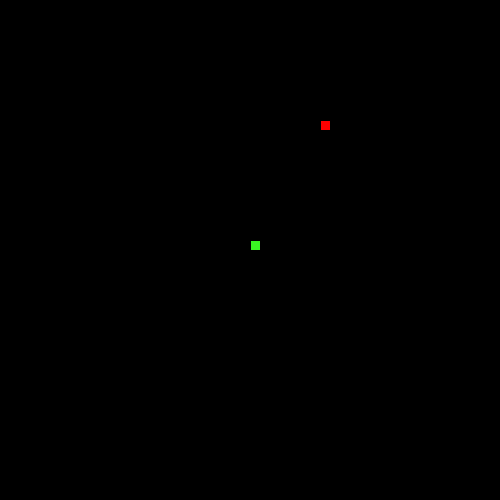
Frame 1 (no input)
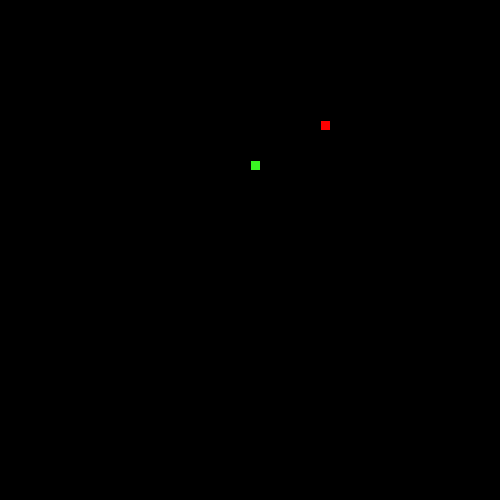
Frame 60 (the mouse pressed at the canvas centre just before this capture)
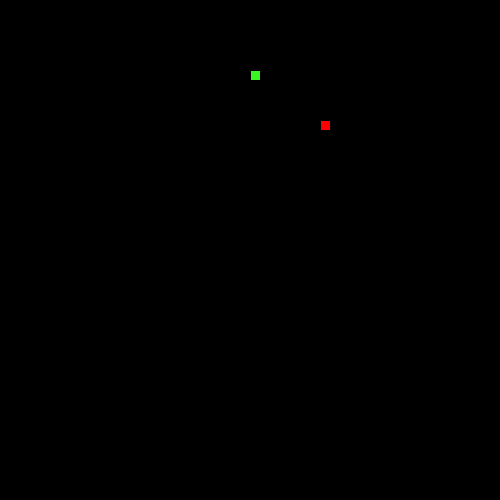
Frame 120 (the mouse held since frame 60 and released just before this capture)

The Processing sketch that drew these frames (run headless with seeded random() and noise(); from frame 60 on, the mouse is pressed at the canvas centre):

// Processing sketch: LeagueSnake
// ── LeagueSnake.pde
//*
// ***** SEGMENT CLASS *****
// This class will be used to represent each part of the moving snake.
//*

class Segment {

//Add x and y member variables. They will hold the corner location of each segment of the snake.
int x;
int y;

// Add a constructor with parameters to initialize each variable.
Segment(int x, int y){
  this.x = x;
  this.y = y;
}
}


//*
// ***** GAME VARIABLES *****
// All the game variables that will be shared by the game methods are here
//*
Segment head;
int foodX;
int foodY;
int direction = UP;
int foodEaten = 0;
ArrayList <Segment> tail = new ArrayList <Segment> ();
//* 
// ***** SETUP METHODS *****
// These methods are called at the start of the game.
//*


void setup() {
  size(500, 500);
  frameRate(20);
  dropFood();
  head = new Segment (250, 250);
}

void dropFood() {
  //Set the food in a new random location
  foodX = ((int)random(50)*10);
  foodY = ((int)random(50)*10);
}



//*
// ***** DRAW METHODS *****
// These methods are used to draw the snake and its food 
//*

void draw() {
  background(0, 0, 0);
  drawFood();
  move();
  drawSnake();
  eat();
}

void drawFood() {
  //Draw the food
  fill(255, 0, 0);
  rect(foodX, foodY, 10, 10);
}

void drawSnake() {
  //Draw the head of the snake followed by its tail
  fill(#3AF523);
  rect(head.x, head.y, 10, 10);
  manageTail();
}


//*
// ***** TAIL MANAGEMENT METHODS *****
// These methods make sure the tail is the correct length.
//*

void drawTail() {
  //Draw each segment of the tail
  for (int i = 0; i < tail.size(); i++){
    rect(tail.get(i).x, tail.get(i).y, 10, 10);
  }
}

void manageTail() {
  //After drawing the tail, add a new segment at the "start" of the tail and remove the one at the "end"
  checkTailCollision();
  drawTail();
  tail.add(new Segment(head.x, head.y));
  tail.remove(0);
  //This produces the illusion of the snake tail moving.
}


void checkTailCollision() {
  //If the snake crosses its own tail, shrink the tail back to one segment
  for(int i = 0; i < tail.size(); i++){
    if(head.x == tail.get(i).x && head.y == tail.get(i).y){
       tail = new ArrayList <Segment>();
       tail.add(new Segment(head.x, head.y));
    }
  }
}



//*
// ***** CONTROL METHODS *****
// These methods are used to change what is happening to the snake
//*

void keyPressed() {
  //Set the direction of the snake according to the arrow keys pressed
  if (key == CODED){
    if(keyCode == UP){
      direction = UP;
    }
    else if(keyCode == DOWN){
      direction = DOWN;
    }
    else if(keyCode == RIGHT){
     direction = RIGHT;
    }
    else if(keyCode == LEFT){
      direction = LEFT;
    }
  }
}

void move() {
  //Change the location of the Snake head based on the direction it is moving.
    
  switch(direction) {
  case UP:
    head.y-=10;
    break;
  case DOWN:
    head.y+=10;
    break;
  case LEFT:
    head.x-=10;
    break;
  case RIGHT:
    head.x+=10;
    break;
  }
  checkBoundaries();
}

void checkBoundaries() {
 //If the snake leaves the frame, make it reappear on the other side
  if(head.x < 0){
    head.x = width;
  }
  if(head.x > width){
    head.x = 0;
  }
  if(head.y < 0){
    head.y = width;
  }
  if(head.y > width){
   head.y = 0; 
  }
}



void eat() {
  //When the snake eats the food, its tail should grow and more food appear
  if(head.x == foodX && head.y == foodY){
  foodEaten++;
  foodX = ((int)random(50)*10);
  foodY = ((int)random(50)*10);
  tail.add(new Segment(head.x, head.y));
  }
}
